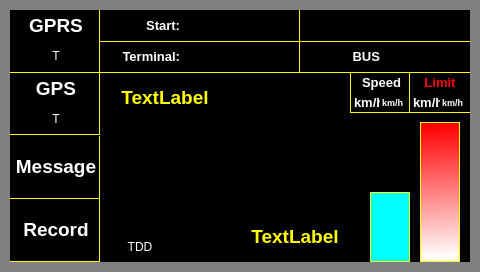
<?xml version="1.0" encoding="UTF-8"?>
<ui version="4.0">
 <class>terminal</class>
 <widget class="QMainWindow" name="terminal">
  <property name="geometry">
   <rect>
    <x>0</x>
    <y>0</y>
    <width>480</width>
    <height>272</height>
   </rect>
  </property>
  <property name="windowTitle">
   <string>terminal</string>
  </property>
  <property name="styleSheet">
   <string notr="true">QWidget{
border:10px solid gray;
background-color: rgb(0, 0, 0);
}</string>
  </property>
  <widget class="QWidget" name="centralWidget">
   <property name="styleSheet">
    <string notr="true"/>
   </property>
   <widget class="QLabel" name="label">
    <property name="geometry">
     <rect>
      <x>420</x>
      <y>122</y>
      <width>40</width>
      <height>140</height>
     </rect>
    </property>
    <property name="styleSheet">
     <string notr="true">QLabel{
background-color: qlineargradient(spread:pad, x1:0.489, y1:0.0170455, x2:0.499789, y2:0.972, stop:0 rgba(255, 0, 0, 255), stop:1 rgba(255, 255, 255, 255));
border:1px solid yellow;
}</string>
    </property>
    <property name="text">
     <string/>
    </property>
   </widget>
   <widget class="QLabel" name="label_2">
    <property name="geometry">
     <rect>
      <x>370</x>
      <y>192</y>
      <width>40</width>
      <height>70</height>
     </rect>
    </property>
    <property name="styleSheet">
     <string notr="true">QLabel{
background-color: rgb(0, 255, 255);
border:1px solid yellow;
}</string>
    </property>
    <property name="text">
     <string/>
    </property>
   </widget>
   <widget class="QLabel" name="label_3">
    <property name="geometry">
     <rect>
      <x>180</x>
      <y>148</y>
      <width>100</width>
      <height>40</height>
     </rect>
    </property>
    <property name="styleSheet">
     <string notr="true">QLabel{
border-image: url(:/images/arrow4.png);
border:0;
}</string>
    </property>
    <property name="text">
     <string/>
    </property>
   </widget>
   <widget class="QLabel" name="label_GPRS">
    <property name="geometry">
     <rect>
      <x>10</x>
      <y>10</y>
      <width>90</width>
      <height>31</height>
     </rect>
    </property>
    <property name="styleSheet">
     <string notr="true">QLabel{
font:bold 10pt;
background-color:black;
color:white;
border-top:1px transparent;
border-left:1px transparent;
border-right:1px solid yellow;
border-bottom:1px transparent;
}</string>
    </property>
    <property name="text">
     <string>&lt;html&gt;&lt;head/&gt;&lt;body&gt;&lt;p align=&quot;center&quot;&gt;&lt;span style=&quot; font-size:14pt;&quot;&gt;GPRS&lt;/span&gt;&lt;/p&gt;&lt;/body&gt;&lt;/html&gt;</string>
    </property>
   </widget>
   <widget class="QLabel" name="gprs_state">
    <property name="geometry">
     <rect>
      <x>10</x>
      <y>41</y>
      <width>90</width>
      <height>32</height>
     </rect>
    </property>
    <property name="styleSheet">
     <string notr="true">QLabel{
background-color:black;
color:white;
border-top:1px transparent;
border-left:1px transparent;
border-right:1px solid yellow;
border-bottom:1px solid yellow;
}</string>
    </property>
    <property name="text">
     <string>&lt;html&gt;&lt;head/&gt;&lt;body&gt;&lt;p align=&quot;center&quot;&gt;T&lt;/p&gt;&lt;/body&gt;&lt;/html&gt;</string>
    </property>
   </widget>
   <widget class="QLabel" name="label_GPS">
    <property name="geometry">
     <rect>
      <x>10</x>
      <y>73</y>
      <width>90</width>
      <height>31</height>
     </rect>
    </property>
    <property name="styleSheet">
     <string notr="true">QLabel{
font:bold 10pt;
background-color:black;
color:white;
border-top:1px transparent;
border-left:1px transparent;
border-right:1px solid yellow;
border-bottom:1px transparent;
}</string>
    </property>
    <property name="text">
     <string>&lt;html&gt;&lt;head/&gt;&lt;body&gt;&lt;p align=&quot;center&quot;&gt;&lt;span style=&quot; font-size:14pt;&quot;&gt;GPS&lt;/span&gt;&lt;/p&gt;&lt;/body&gt;&lt;/html&gt;</string>
    </property>
   </widget>
   <widget class="QLabel" name="gps_state">
    <property name="geometry">
     <rect>
      <x>10</x>
      <y>104</y>
      <width>90</width>
      <height>31</height>
     </rect>
    </property>
    <property name="styleSheet">
     <string notr="true">QLabel{
background-color:black;
color:white;
border-top:1px transparent;
border-left:1px transparent;
border-right:1px solid yellow;
border-bottom:1px solid yellow;
}</string>
    </property>
    <property name="text">
     <string>&lt;html&gt;&lt;head/&gt;&lt;body&gt;&lt;p align=&quot;center&quot;&gt;T&lt;/p&gt;&lt;/body&gt;&lt;/html&gt;</string>
    </property>
   </widget>
   <widget class="QLabel" name="label_Message">
    <property name="geometry">
     <rect>
      <x>10</x>
      <y>136</y>
      <width>90</width>
      <height>63</height>
     </rect>
    </property>
    <property name="styleSheet">
     <string notr="true">QLabel{
font:bold 10pt;
background-color:black;
color:white;
border-top:1px transparent;
border-left:1px transparent;
border-right:1px solid yellow;
border-bottom:1px solid yellow;
}</string>
    </property>
    <property name="text">
     <string>&lt;html&gt;&lt;head/&gt;&lt;body&gt;&lt;p align=&quot;center&quot;&gt;&lt;span style=&quot; font-size:14pt;&quot;&gt;Message&lt;/span&gt;&lt;/p&gt;&lt;/body&gt;&lt;/html&gt;</string>
    </property>
   </widget>
   <widget class="QLabel" name="label_Record">
    <property name="geometry">
     <rect>
      <x>10</x>
      <y>199</y>
      <width>90</width>
      <height>63</height>
     </rect>
    </property>
    <property name="styleSheet">
     <string notr="true">QLabel{
font:bold 10pt;
background-color:black;
color:white;
border-top:1px transparent;
border-left:1px transparent;
border-right:1px solid yellow;
border-bottom:1px solid yellow;
}</string>
    </property>
    <property name="text">
     <string>&lt;html&gt;&lt;head/&gt;&lt;body&gt;&lt;p align=&quot;center&quot;&gt;&lt;span style=&quot; font-size:14pt;&quot;&gt;Record&lt;/span&gt;&lt;/p&gt;&lt;/body&gt;&lt;/html&gt;</string>
    </property>
   </widget>
   <widget class="QLabel" name="label_start">
    <property name="geometry">
     <rect>
      <x>180</x>
      <y>10</y>
      <width>120</width>
      <height>31</height>
     </rect>
    </property>
    <property name="styleSheet">
     <string notr="true">QLabel{
font:bold 10pt;
background-color:black;
color:white;
border-top:1px transparent;
border-left:1px transparent;
border-right:1px solid yellow;
border-bottom:1px transparent;
}</string>
    </property>
    <property name="text">
     <string/>
    </property>
   </widget>
   <widget class="QLabel" name="label_terminal">
    <property name="geometry">
     <rect>
      <x>180</x>
      <y>41</y>
      <width>120</width>
      <height>32</height>
     </rect>
    </property>
    <property name="styleSheet">
     <string notr="true">QLabel{
font:bold 10pt;
background-color:black;
color:white;
border-top:1px solid yellow;
border-left:1px transparent;
border-right:1px solid yellow;
border-bottom:1px solid yellow;
}</string>
    </property>
    <property name="text">
     <string/>
    </property>
   </widget>
   <widget class="QLabel" name="bus_number">
    <property name="geometry">
     <rect>
      <x>380</x>
      <y>41</y>
      <width>90</width>
      <height>32</height>
     </rect>
    </property>
    <property name="styleSheet">
     <string notr="true">QLabel{
font:bold 10pt;
background-color:black;
color:white;
border-top:1px solid yellow;
border-left:1px transparent;
border-right:1px transparent;
border-bottom:1px solid yellow;
}</string>
    </property>
    <property name="text">
     <string/>
    </property>
   </widget>
   <widget class="QLabel" name="speed">
    <property name="geometry">
     <rect>
      <x>350</x>
      <y>93</y>
      <width>30</width>
      <height>20</height>
     </rect>
    </property>
    <property name="styleSheet">
     <string notr="true">QLabel{
font:bold 10pt;
background-color:black;
color:white;
border-top:1px transparent;
border-left:1px solid yellow;
border-right:1px transparent;
border-bottom:1px solid yellow;
}</string>
    </property>
    <property name="text">
     <string>km/h</string>
    </property>
   </widget>
   <widget class="QLabel" name="limit">
    <property name="geometry">
     <rect>
      <x>410</x>
      <y>93</y>
      <width>30</width>
      <height>20</height>
     </rect>
    </property>
    <property name="styleSheet">
     <string notr="true">QLabel{
font:bold 10pt;
background-color:black;
color:white;
border-top:1px transparent;
border-left:1px transparent;
border-right:1px transparent;
border-bottom:1px solid yellow;
}</string>
    </property>
    <property name="text">
     <string>km/h</string>
    </property>
   </widget>
   <widget class="QLabel" name="cur_station">
    <property name="geometry">
     <rect>
      <x>100</x>
      <y>73</y>
      <width>130</width>
      <height>50</height>
     </rect>
    </property>
    <property name="styleSheet">
     <string notr="true">QLabel{
font:bold 14pt;
color:yellow;
border:1px transparent;
}</string>
    </property>
    <property name="text">
     <string>&lt;html&gt;&lt;head/&gt;&lt;body&gt;&lt;p align=&quot;center&quot;&gt;TextLabel&lt;/p&gt;&lt;/body&gt;&lt;/html&gt;</string>
    </property>
   </widget>
   <widget class="QLabel" name="next_station">
    <property name="geometry">
     <rect>
      <x>230</x>
      <y>212</y>
      <width>130</width>
      <height>50</height>
     </rect>
    </property>
    <property name="styleSheet">
     <string notr="true">QLabel{
font:bold 14pt;
color:yellow;
border:1px transparent;
}</string>
    </property>
    <property name="text">
     <string>&lt;html&gt;&lt;head/&gt;&lt;body&gt;&lt;p align=&quot;center&quot;&gt;TextLabel&lt;/p&gt;&lt;/body&gt;&lt;/html&gt;</string>
    </property>
   </widget>
   <widget class="QLabel" name="label_speed_2">
    <property name="geometry">
     <rect>
      <x>380</x>
      <y>93</y>
      <width>30</width>
      <height>20</height>
     </rect>
    </property>
    <property name="styleSheet">
     <string notr="true">QLabel{
font:bold 7pt;
background-color:black;
color:white;
border-top:1px transparent;
border-left:1px transparent;
border-right:1px solid yellow;
border-bottom:1px solid yellow;
}</string>
    </property>
    <property name="text">
     <string>km/h</string>
    </property>
   </widget>
   <widget class="QLabel" name="label_limit_2">
    <property name="geometry">
     <rect>
      <x>440</x>
      <y>93</y>
      <width>30</width>
      <height>20</height>
     </rect>
    </property>
    <property name="styleSheet">
     <string notr="true">QLabel{
font:bold 7pt;
background-color:black;
color:white;
border-top:1px transparent;
border-left:1px transparent;
border-right:1px transparent;
border-bottom:1px solid yellow;
}</string>
    </property>
    <property name="text">
     <string>km/h</string>
    </property>
   </widget>
   <widget class="QLabel" name="BUS">
    <property name="geometry">
     <rect>
      <x>300</x>
      <y>41</y>
      <width>80</width>
      <height>32</height>
     </rect>
    </property>
    <property name="styleSheet">
     <string notr="true">QLabel{
font:bold 10pt;
background-color:black;
color:white;
border-top:1px solid yellow;
border-left:1px transparent;
border-right:1px transparent;
border-bottom:1px solid yellow;
}</string>
    </property>
    <property name="text">
     <string>&lt;html&gt;&lt;head/&gt;&lt;body&gt;&lt;p align=&quot;right&quot;&gt;BUS&lt;/p&gt;&lt;/body&gt;&lt;/html&gt;</string>
    </property>
   </widget>
   <widget class="QLabel" name="label_Start">
    <property name="geometry">
     <rect>
      <x>100</x>
      <y>10</y>
      <width>80</width>
      <height>31</height>
     </rect>
    </property>
    <property name="styleSheet">
     <string notr="true">QLabel{
font:bold 10pt;
background-color:black;
color:white;
border-top:1px transparent;
border-left:1px transparent;
border-right:1px transparent;
border-bottom:1px transparent;
}</string>
    </property>
    <property name="text">
     <string>&lt;html&gt;&lt;head/&gt;&lt;body&gt;&lt;p align=&quot;right&quot;&gt;Start:&lt;/p&gt;&lt;/body&gt;&lt;/html&gt;</string>
    </property>
   </widget>
   <widget class="QLabel" name="label_Terminal">
    <property name="geometry">
     <rect>
      <x>100</x>
      <y>41</y>
      <width>80</width>
      <height>32</height>
     </rect>
    </property>
    <property name="styleSheet">
     <string notr="true">QLabel{
font:bold 10pt;
background-color:black;
color:white;
border-top:1px solid yellow;
border-left:1px transparent;
border-right:1px transparent;
border-bottom:1px solid yellow;
}</string>
    </property>
    <property name="text">
     <string>&lt;html&gt;&lt;head/&gt;&lt;body&gt;&lt;p align=&quot;right&quot;&gt;Terminal:&lt;/p&gt;&lt;/body&gt;&lt;/html&gt;</string>
    </property>
   </widget>
   <widget class="QLabel" name="label_TDD">
    <property name="geometry">
     <rect>
      <x>100</x>
      <y>232</y>
      <width>80</width>
      <height>30</height>
     </rect>
    </property>
    <property name="styleSheet">
     <string notr="true">QLabel{
color:white;
border:1px transparent;
}</string>
    </property>
    <property name="text">
     <string>&lt;html&gt;&lt;head/&gt;&lt;body&gt;&lt;p align=&quot;center&quot;&gt;TDD&lt;/p&gt;&lt;/body&gt;&lt;/html&gt;</string>
    </property>
   </widget>
   <widget class="QLabel" name="label_Speed">
    <property name="geometry">
     <rect>
      <x>350</x>
      <y>73</y>
      <width>60</width>
      <height>20</height>
     </rect>
    </property>
    <property name="styleSheet">
     <string notr="true">QLabel{
font:bold 10pt;
background-color:black;
color:white;
border-top:1px transparent;
border-left:1px solid yellow;
border-right:1px solid yellow;
border-bottom:1px transparent;
}</string>
    </property>
    <property name="text">
     <string>&lt;html&gt;&lt;head/&gt;&lt;body&gt;&lt;p align=&quot;center&quot;&gt;Speed&lt;/p&gt;&lt;/body&gt;&lt;/html&gt;</string>
    </property>
   </widget>
   <widget class="QLabel" name="label_Limit">
    <property name="geometry">
     <rect>
      <x>410</x>
      <y>73</y>
      <width>60</width>
      <height>20</height>
     </rect>
    </property>
    <property name="styleSheet">
     <string notr="true">QLabel{
font:bold 10pt;
background-color:black;
color:red;
border-top:1px transparent;
border-left:1px transparent;
border-right:1px transparent;
border-bottom:1px transparent;
}</string>
    </property>
    <property name="text">
     <string>&lt;html&gt;&lt;head/&gt;&lt;body&gt;&lt;p align=&quot;center&quot;&gt;Limit&lt;/p&gt;&lt;/body&gt;&lt;/html&gt;</string>
    </property>
   </widget>
   <widget class="QLabel" name="label_time">
    <property name="geometry">
     <rect>
      <x>300</x>
      <y>10</y>
      <width>170</width>
      <height>31</height>
     </rect>
    </property>
    <property name="styleSheet">
     <string notr="true">QLabel{
font:bold 10pt;
background-color:black;
color:white;
border-top:1px transparent;
border-left:1px transparent;
border-right:1px transparent;
border-bottom:1px transparent;
}</string>
    </property>
    <property name="text">
     <string/>
    </property>
   </widget>
  </widget>
 </widget>
 <layoutdefault spacing="6" margin="11"/>
 <resources/>
 <connections/>
</ui>
